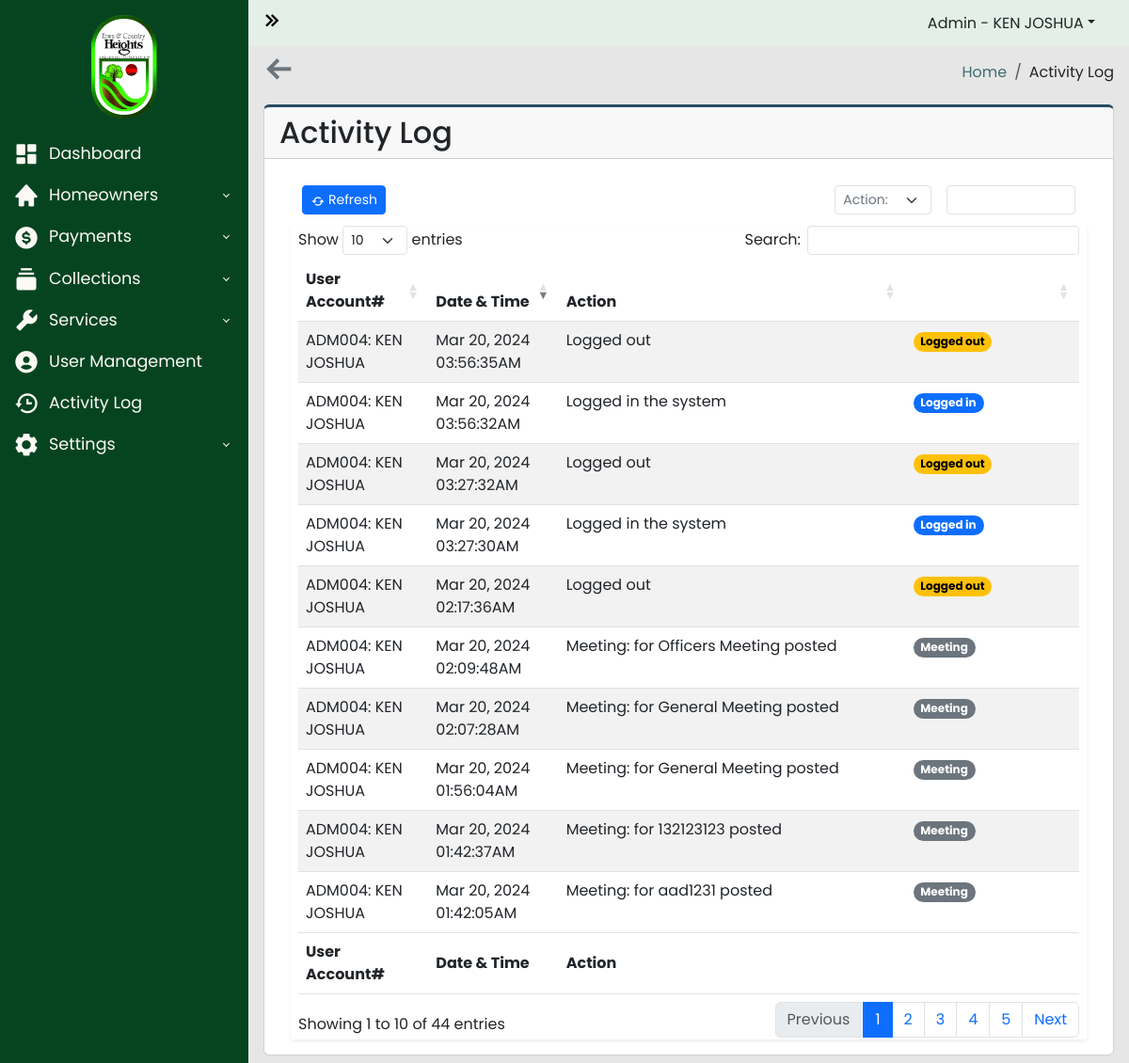
The app's page /admin-panel/activity-log.php (signed in) with its own data.
### tables this page shows
CREATE TABLE `activity_log` (
  `id` int(200) NOT NULL,
  `account_number` varchar(200) NOT NULL,
  `firstname` varchar(100) NOT NULL,
  `action` varchar(250) NOT NULL,
  `date` datetime NOT NULL
);

### admin-panel/activity-log.php (the view, shortened to what this page needs)
<?php
require_once("../includes/header.php");
?>
<?php
$server = new Server;
$server->adminAuthentication();
?>
<body>
  <div class="wrapper">
    <?php
    require_once("../includes/sidebar.php");
    ?>
    <div class="main">
      <?php
      require_once("../includes/navbar.php");
      ?>
      <main class="content px-3 py-2">
        <section class="content-header d-flex justify-content-between align-items-center mb-3">
          <a href="../admin-panel/dashboard.php"><i class='bx bx-arrow-back text-secondary bx-tada-hover fs-2 fw-bold'></i></a>
          <ol class="breadcrumb mb-0">
            <li class="breadcrumb-item"><a href="../admin-panel/dashboard.php">Home</a></li>
            <li class="breadcrumb-item">Activity Log</li>
          </ol>
        </section>
        <div class="card card-border">
          <div class="card-header">
            <h2>Activity Log</h2>
          </div>
          <div class="card-body">
            <div class="container-fluid">
              <section class="main-content">
                <div class="row">
                  <div class="col-xs-12">
                    <div class="box">
                      <div class="header-box container-fluid d-flex align-items-center">
                        <div class="col d-flex-justify-content-start">
                          <a href="#" data-bs-toggle="modal" class="btn btn-primary btn-sm btn-flat" id="refresh"><i class='bx bx-refresh bx-xs bx-tada-hover'></i>Refresh</a>
                        </div>
                        <div class="col d-flex justify-content-end">
                          <div class="col-3 mx-3">
                            <select name="filter_action" id="filter_action" class="form-select form-select-sm text-secondary">
                              <option value="">Action:</option>
                            </select>
                          </div>
                          <div class="col-4">
                            <input id="filter_date" class="form-control form-control-sm text-secondary">
                          </div>
                        </div>
                      </div>
                      <div class="body-box shadow-sm">
                        <div class="table-responsive mx-2">
                          <table id="activityLogTable" class="table table-striped" style="width:100%">
                            <thead>
                              <tr>
                                <th width="15%">User Account#</th>
                                <th width="15%">Date & Time</th>
                                <th width="40%">Action</th>
                                <th width="20%"></th>
                              </tr>
                            </thead>
                            <tbody>
                              <?php
                              $query = "SELECT * FROM activity_log ";
                              $connection = $server->openConn();
                              $stmt = $connection->prepare($query);
                              $stmt->execute();
                              while ($result = $stmt->fetch()) {
                                $account_number = $result['account_number'];
                                $firstname = $result['firstname'];
                                $action = $result['action'];
                                $date = $result['date'];
                              ?>
                                <tr>
                                  <td><?php echo $account_number . ": " . $firstname; ?></td>
                                  <td><?php echo date("M j, Y  H:i:sA", strtotime($date)); ?></td>
                                  <td><?php echo $action; ?></td>
                                  <td>
                                    <?php
                                    if (str_contains($action, "Logged in")) {
                                    ?>
                                      <span class="badge rounded-pill text-bg-primary">Logged in</span>
                                    <?php
                                    } elseif (str_contains($action, "Logged out")) {
                                    ?>
                                      <span class="badge rounded-pill text-bg-warning">Logged out</span>
                                    <?php
                                    } elseif (str_contains($action, "Delete")) {
                                    ?>
                                      <span class="badge rounded-pill text-bg-danger">Deleted</span>
                                    <?php
                                    } elseif (str_contains($action, "Register")) {
                                    ?>
                                      <span class="badge rounded-pill text-bg-success">Registered</span>
                                    <?php
                                    } elseif (str_contains($action, "Update")) {
                                    ?>
                                      <span class="badge rounded-pill text-bg-info">Updated</span>
                                    <?php
                                    } elseif (str_contains($action, "Transfer")) {
                                    ?>
                                      <span class="badge rounded-pill text-bg-info">Transfer</span>
                                    <?php
                                    } elseif (str_contains($action, "Archive")) {
                                    ?>
                                      <span class="badge rounded-pill text-bg-danger">Archive</span>
                                    <?php
                                    } elseif (str_contains($action, "Payment")) {
                                    ?>
                                      <span class="badge rounded-pill text-bg-success">Payment</span>
                                    <?php
                                    } elseif (str_contains($action, "Restore")) {
                                    ?>
                                      <span class="badge rounded-pill text-bg-warning">Restore</span>
                                    <?php
                                    } elseif (str_contains($action, "Maintenance")) {
                                    ?>
                                      <span class="badge rounded-pill text-bg-secondary">Maintenance</span>
                                    <?php
                                    } elseif (str_contains($action, "Promotion")) {
                                    ?>
                                      <span class="badge rounded-pill text-bg-secondary">Promotion</span>
                                    <?php
                                    } elseif (str_contains($action, "Announcement")) {
                                    ?>
                                      <span class="badge rounded-pill text-bg-secondary">Announcement</span>
                                    <?php
                                    } elseif (str_contains($action, "Meeting")) {
                                    ?>
                                      <span class="badge rounded-pill text-bg-secondary">Meeting</span>
                                    <?php
                                    }
                                    ?>
                                  </td>
                                </tr>
                              <?php
                              }
                              ?>
                            </tbody>
                            <tfoot>
                              <tr>
                                <th width="15%">User Account#</th>
                                <th width="15%">Date & Time</th>
                                <th width="40%">Action</th>
                                <th width="20%"></th>
                              </tr>
                            </tfoot>
                          </table>
                        </div>
                      </div>
                    </div>
                  </div>
                </div>
              </section>
            </div>
          </div>
        </div>
      </main>
    </div>
  </div>
  <?php
  include("../includes/footer.php");
  ?>

### styles/yearpicker.css (style rules this page uses)
:root { --background-color: #fff; --border-color: #ccc; --text-color: #555; --selected-text-color: rgb(56, 241, 164); --hover-background-color: #eee; }

### styles/general.css (style rules this page uses)
* { padding: 0; margin: 0; box-sizing: border-box; font-family: Poppins, sans-serif; }

### styles/admin-dashboard.css (style rules this page uses)
* { padding: 0; margin: 0; box-sizing: border-box; font-family: Poppins, sans-serif; }
body { background-image: url("../img/town_and_country_heights.jpg"); background-size: cover; background-repeat: no-repeat; background-attachment: fixed; }
.content { margin-top: 50px; }
.wrapper { display: flex; align-items: stretch; width: 100%; overflow: hidden; min-height: 100vh; }
.main { background-color: #e6e6e6; margin-left: 264px; transition: 0.6s ease; }
.main { display: flex; flex-direction: column; width: 100%; overflow: hidden; }
h2 { margin: 0; }
.breadcrumb-item a { text-decoration: none; color: #3C6E71; }
.header-box { height: 55px; background-color: white; }
.bx-plus, .bx-refresh, .bx-archive, .bx-printer, .bx-filter-alt, .bxs-download { vertical-align: middle; margin-right: 3px; }
.body-box { background-color: white; }
.card-border { border-top: 3px solid #284B63 ; }

### styles/login.css (style rules this page uses)
* { font-family: 'Poppins', sans-serif; }

### styles/signup.css (style rules this page uses)
* { font-family: 'Poppins', sans-serif; }

### records on screen
activity_log: account_number "ADM004", firstname "KEN JOSHUA", date "Mar 20, 2024 01:42:05AM", action "Meeting: for aad1231 posted"
activity_log: account_number "ADM004", firstname "KEN JOSHUA", date "Mar 20, 2024 01:42:37AM", action "Meeting: for 132123123 posted"
activity_log: account_number "ADM004", firstname "KEN JOSHUA", date "Mar 20, 2024 01:56:04AM", action "Meeting: for General Meeting posted"
activity_log: account_number "ADM004", firstname "KEN JOSHUA", date "Mar 20, 2024 02:07:28AM", action "Meeting: for General Meeting posted"
activity_log: account_number "ADM004", firstname "KEN JOSHUA", date "Mar 20, 2024 02:09:48AM", action "Meeting: for Officers Meeting posted"
activity_log: account_number "ADM004", firstname "KEN JOSHUA", date "Mar 20, 2024 02:17:36AM", action "Logged out"
activity_log: account_number "ADM004", firstname "KEN JOSHUA", date "Mar 20, 2024 03:27:30AM", action "Logged in the system"
activity_log: account_number "ADM004", firstname "KEN JOSHUA", date "Mar 20, 2024 03:27:32AM", action "Logged out"
activity_log: account_number "ADM004", firstname "KEN JOSHUA", date "Mar 20, 2024 03:56:32AM", action "Logged in the system"
activity_log: account_number "ADM004", firstname "KEN JOSHUA", date "Mar 20, 2024 03:56:35AM", action "Logged out"

### other values on screen
$_SESSION['firstname'] "KEN JOSHUA"
